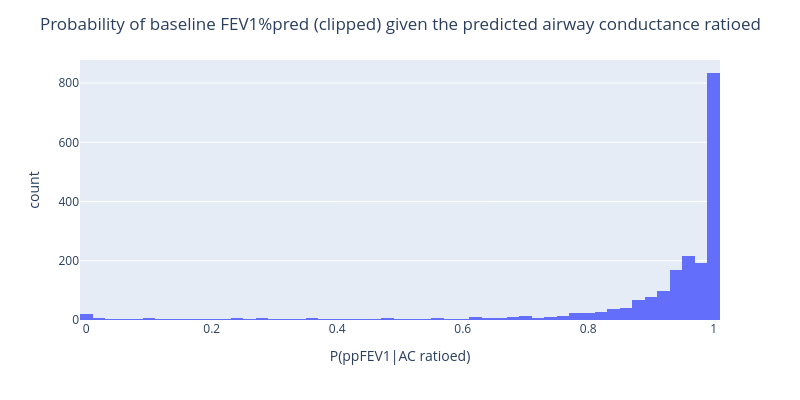

The notebook cell this image was saved under:
### Code cell
# Compute P(baseline|prediction)
df["P(ppFEV1|AC)"] = vh.calc_P_ppFEV1_given_AC(df, AC)
df["P(ppFEV1|AC ratioed)"] = vh.calc_P_ppFEV1_given_AC(df, AC, corr=True)

# NOTE: AC is undefined above 100%, where ppFEV1 > 100%, value is clipped to 100%

# Plot histogram of P(ppFEV1|AC)
fig = px.histogram(df, x="P(ppFEV1|AC ratioed)", nbins=100)
title = f"Probability of baseline FEV1%pred (clipped) given the predicted airway conductance ratioed"
fig.update_layout(title=title, width=800, height=400)
# fig.write_image(f"{dh.get_path_to_main()}PlotsCFR/{title}.pdf")
fig.show()

### Figure 1 — Plotly figure (JSON) as saved in the notebook; plotly's stock layout.template omitted (floating-point values rounded to 4 significant figures; data arrays with more than 128 entries replaced by an {"elided": "..."} marker saying what was removed)
{"data": [{"alignmentgroup": "True", "bingroup": "x", "hovertemplate": "P(ppFEV1|AC ratioed)=%{x}<br>count=%{y}<extra></extra>", "legendgroup": "", "marker": {"color": "#636efa", "pattern": {"shape": ""}}, "name": "", "nbinsx": 100, "offsetgroup": "", "orientation": "v", "showlegend": false, "type": "histogram", "x": {"elided": "2037 float values"}, "xaxis": "x", "yaxis": "y"}], "layout": {"barmode": "relative", "height": 400, "legend": {"tracegroupgap": 0}, "margin": {"t": 60}, "title": {"text": "Probability of baseline FEV1%pred (clipped) given the predicted airway conductance ratioed"}, "width": 800, "xaxis": {"anchor": "y", "domain": [0, 1], "title": {"text": "P(ppFEV1|AC ratioed)"}}, "yaxis": {"anchor": "x", "domain": [0, 1], "title": {"text": "count"}}}}
